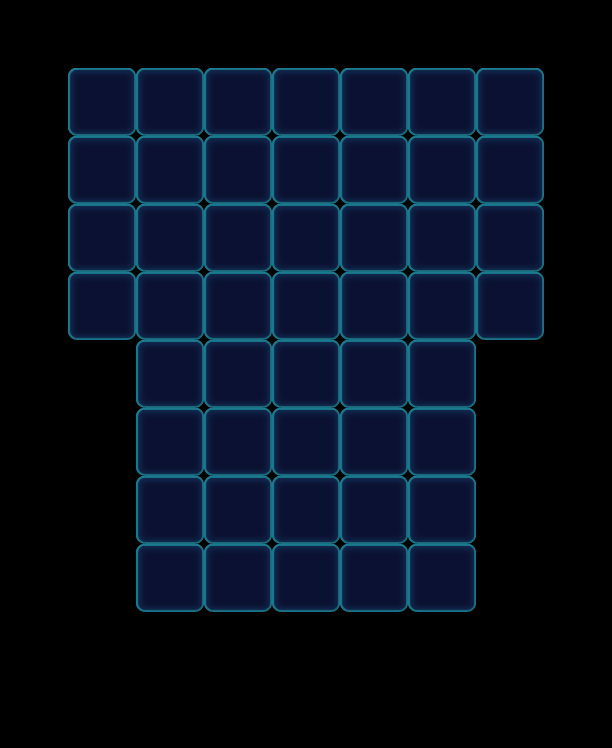

Tiled map render using the project's own tile images. Description and the map definition, with tile-layer contents summarised, below:
An orthogonal 9x11 tile map with 68x68 px tiles, 1 tile layer (Valid), 2 tilesets and 55 objects (48x Monster, 7x Factory_Normal).

<map version="1.0" orientation="orthogonal" width="9" height="11" tilewidth="68" tileheight="68">
 <properties>
  <property name="ShuffleColors" value="1" />
 </properties>
 <tileset firstgid="1" name="game_grid1" tilewidth="68" tileheight="68">
  <image source="game_grid1.png" width="68" height="68" />
 </tileset>
 <tileset firstgid="2" name="map" tilewidth="68" tileheight="68">
  <image source="map.png" width="1024" height="1024" />
 </tileset>
 <layer name="Valid" width="9" height="11">
  <data>[99 cells, 48 non-empty, 1 distinct tile ids]</data>
 </layer>
 <objectgroup name="BottomObj" width="9" height="11" />
 <objectgroup name="MiddleObj" width="9" height="11">
  <object type="Monster" gid="18" x="136" y="136">
   <properties>
    <property name="Color" value="Pink" />
   </properties>
  </object>
  <object type="Monster" gid="3" x="476" y="204">
   <properties>
    <property name="Color" value="Green" />
   </properties>
  </object>
  <object type="Monster" gid="2" x="340" y="272">
   <properties>
    <property name="Bubble" value="1" />
    <property name="Color" value="Blue" />
   </properties>
  </object>
  <object type="Monster" gid="2" x="272" y="136">
   <properties>
    <property name="Color" value="Blue" />
   </properties>
  </object>
  <object type="Monster" gid="3" x="476" y="136">
   <properties>
    <property name="Color" value="Green" />
   </properties>
  </object>
  <object type="Monster" gid="18" x="408" y="476">
   <properties>
    <property name="Color" value="Pink" />
   </properties>
  </object>
  <object type="Monster" gid="2" x="408" y="612">
   <properties>
    <property name="Color" value="Blue" />
   </properties>
  </object>
  <object type="Monster" gid="3" x="340" y="204">
   <properties>
    <property name="Color" value="Green" />
   </properties>
  </object>
  <object type="Monster" gid="18" x="408" y="544">
   <properties>
    <property name="Color" value="Pink" />
   </properties>
  </object>
  <object type="Monster" gid="19" x="340" y="612">
   <properties>
    <property name="Color" value="Yellow" />
   </properties>
  </object>
  <object type="Monster" gid="17" x="340" y="136">
   <properties>
    <property name="Color" value="Purple" />
   </properties>
  </object>
  <object type="Monster" gid="18" x="204" y="136">
   <properties>
    <property name="Color" value="Pink" />
   </properties>
  </object>
  <object type="Monster" gid="18" x="340" y="476">
   <properties>
    <property name="Bubble" value="1" />
    <property name="Color" value="Pink" />
   </properties>
  </object>
  <object type="Monster" gid="2" x="272" y="340">
   <properties>
    <property name="Color" value="Blue" />
   </properties>
  </object>
  <object type="Monster" gid="17" x="408" y="136">
   <properties>
    <property name="Color" value="Purple" />
   </properties>
  </object>
  <object type="Monster" gid="2" x="68" y="204">
   <properties>
    <property name="Color" value="Blue" />
   </properties>
  </object>
  <object type="Monster" gid="4" x="340" y="340">
   <properties>
    <property name="Bubble" value="1" />
    <property name="Color" value="Orange" />
   </properties>
  </object>
  <object type="Monster" gid="18" x="204" y="204">
   <properties>
    <property name="Color" value="Pink" />
   </properties>
  </object>
  <object type="Monster" gid="3" x="136" y="476">
   <properties>
    <property name="Color" value="Green" />
   </properties>
  </object>
  <object type="Monster" gid="18" x="136" y="612">
   <properties>
    <property name="Color" value="Pink" />
   </properties>
  </object>
  <object type="Monster" gid="18" x="136" y="544">
   <properties>
    <property name="Color" value="Pink" />
   </properties>
  </object>
  <object type="Monster" gid="2" x="136" y="204">
   <properties>
    <property name="Bubble" value="1" />
    <property name="Color" value="Blue" />
   </properties>
  </object>
  <object type="Monster" gid="4" x="204" y="544">
   <properties>
    <property name="Color" value="Orange" />
   </properties>
  </object>
  <object type="Monster" gid="19" x="408" y="408">
   <properties>
    <property name="Color" value="Yellow" />
   </properties>
  </object>
  <object type="Monster" gid="19" x="272" y="272">
   <properties>
    <property name="Bubble" value="1" />
    <property name="Color" value="Yellow" />
   </properties>
  </object>
  <object type="Monster" gid="17" x="136" y="340">
   <properties>
    <property name="Color" value="Purple" />
   </properties>
  </object>
  <object type="Monster" gid="3" x="476" y="340">
   <properties>
    <property name="Color" value="Green" />
   </properties>
  </object>
  <object type="Monster" gid="4" x="204" y="476">
   <properties>
    <property name="Color" value="Orange" />
   </properties>
  </object>
  <object type="Monster" gid="4" x="68" y="136">
   <properties>
    <property name="Color" value="Orange" />
   </properties>
  </object>
  <object type="Monster" gid="4" x="272" y="408">
   <properties>
    <property name="Color" value="Orange" />
   </properties>
  </object>
  <object type="Monster" gid="4" x="408" y="204">
   <properties>
    <property name="Bubble" value="1" />
    <property name="Color" value="Orange" />
   </properties>
  </object>
  <object type="Monster" gid="3" x="272" y="612">
   <properties>
    <property name="Color" value="Green" />
   </properties>
  </object>
  <object type="Monster" gid="3" x="204" y="340">
   <properties>
    <property name="Color" value="Green" />
   </properties>
  </object>
  <object type="Monster" gid="19" x="272" y="204">
   <properties>
    <property name="Color" value="Yellow" />
   </properties>
  </object>
  <object type="Monster" gid="2" x="204" y="612">
   <properties>
    <property name="Bubble" value="1" />
    <property name="Color" value="Blue" />
   </properties>
  </object>
  <object type="Monster" gid="19" x="340" y="408">
   <properties>
    <property name="Color" value="Yellow" />
   </properties>
  </object>
  <object type="Monster" gid="19" x="204" y="408">
   <properties>
    <property name="Color" value="Yellow" />
   </properties>
  </object>
  <object type="Monster" gid="2" x="272" y="476">
   <properties>
    <property name="Color" value="Blue" />
   </properties>
  </object>
  <object type="Monster" gid="3" x="204" y="272">
   <properties>
    <property name="Color" value="Green" />
   </properties>
  </object>
  <object type="Monster" gid="2" x="340" y="544">
   <properties>
    <property name="Color" value="Blue" />
   </properties>
  </object>
  <object type="Monster" gid="3" x="68" y="272">
   <properties>
    <property name="Color" value="Green" />
   </properties>
  </object>
  <object type="Monster" gid="19" x="408" y="272">
   <properties>
    <property name="Color" value="Yellow" />
   </properties>
  </object>
  <object type="Monster" gid="2" x="68" y="340">
   <properties>
    <property name="Color" value="Blue" />
   </properties>
  </object>
  <object type="Monster" gid="18" x="136" y="408">
   <properties>
    <property name="Color" value="Pink" />
   </properties>
  </object>
  <object type="Monster" gid="17" x="136" y="272">
   <properties>
    <property name="Color" value="Purple" />
   </properties>
  </object>
  <object type="Monster" gid="17" x="408" y="340">
   <properties>
    <property name="Color" value="Purple" />
   </properties>
  </object>
  <object type="Monster" gid="17" x="476" y="272">
   <properties>
    <property name="Color" value="Purple" />
   </properties>
  </object>
  <object type="Monster" gid="17" x="272" y="544">
   <properties>
    <property name="Color" value="Purple" />
   </properties>
  </object>
 </objectgroup>
 <objectgroup color="#000000" name="TopObj" width="9" height="11">
  <!-- 7 objects omitted --></objectgroup>
</map>
<!-- 7 of 55 objects omitted -->
